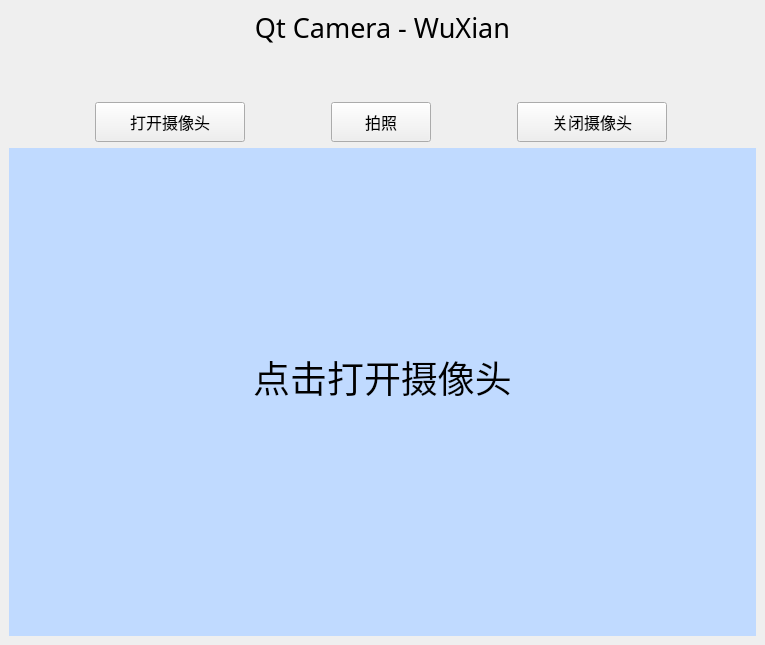
<?xml version="1.0" encoding="UTF-8"?>
<ui version="4.0">
 <class>MainWindow</class>
 <widget class="QMainWindow" name="MainWindow">
  <property name="windowModality">
   <enum>Qt::NonModal</enum>
  </property>
  <property name="geometry">
   <rect>
    <x>0</x>
    <y>0</y>
    <width>765</width>
    <height>645</height>
   </rect>
  </property>
  <property name="minimumSize">
   <size>
    <width>765</width>
    <height>645</height>
   </size>
  </property>
  <property name="maximumSize">
   <size>
    <width>16777215</width>
    <height>16777215</height>
   </size>
  </property>
  <property name="windowTitle">
   <string>Qt-Camera （思绪无限）</string>
  </property>
  <property name="windowIcon">
   <iconset resource="icon.qrc">
    <normaloff>:/newPrefix/pic/pai.png</normaloff>:/newPrefix/pic/pai.png</iconset>
  </property>
  <property name="toolTip">
   <string/>
  </property>
  <property name="autoFillBackground">
   <bool>false</bool>
  </property>
  <property name="tabShape">
   <enum>QTabWidget::Rounded</enum>
  </property>
  <widget class="QWidget" name="centralwidget">
   <layout class="QHBoxLayout" name="horizontalLayout_2">
    <item>
     <layout class="QVBoxLayout" name="verticalLayout" stretch="0,0,5">
      <item>
       <widget class="QLabel" name="label">
        <property name="sizePolicy">
         <sizepolicy hsizetype="MinimumExpanding" vsizetype="Preferred">
          <horstretch>0</horstretch>
          <verstretch>0</verstretch>
         </sizepolicy>
        </property>
        <property name="font">
         <font>
          <family>华文隶书</family>
          <pointsize>20</pointsize>
         </font>
        </property>
        <property name="text">
         <string>Qt Camera - WuXian</string>
        </property>
        <property name="alignment">
         <set>Qt::AlignCenter</set>
        </property>
       </widget>
      </item>
      <item>
       <layout class="QHBoxLayout" name="horizontalLayout" stretch="1,1,1">
        <property name="spacing">
         <number>0</number>
        </property>
        <property name="sizeConstraint">
         <enum>QLayout::SetDefaultConstraint</enum>
        </property>
        <property name="topMargin">
         <number>50</number>
        </property>
        <item>
         <widget class="QPushButton" name="pushButton_open">
          <property name="minimumSize">
           <size>
            <width>100</width>
            <height>40</height>
           </size>
          </property>
          <property name="maximumSize">
           <size>
            <width>150</width>
            <height>40</height>
           </size>
          </property>
          <property name="font">
           <font>
            <family>华文彩云</family>
            <pointsize>12</pointsize>
           </font>
          </property>
          <property name="toolTip">
           <string>点击打开摄像头</string>
          </property>
          <property name="text">
           <string>打开摄像头</string>
          </property>
          <property name="icon">
           <iconset resource="icon.qrc">
            <normaloff>:/newPrefix/pic/g1.png</normaloff>:/newPrefix/pic/g1.png</iconset>
          </property>
         </widget>
        </item>
        <item>
         <widget class="QPushButton" name="pushButton_take">
          <property name="sizePolicy">
           <sizepolicy hsizetype="Fixed" vsizetype="Fixed">
            <horstretch>0</horstretch>
            <verstretch>0</verstretch>
           </sizepolicy>
          </property>
          <property name="minimumSize">
           <size>
            <width>100</width>
            <height>40</height>
           </size>
          </property>
          <property name="maximumSize">
           <size>
            <width>100</width>
            <height>40</height>
           </size>
          </property>
          <property name="font">
           <font>
            <family>华文彩云</family>
            <pointsize>12</pointsize>
           </font>
          </property>
          <property name="toolTip">
           <string>点击拍照</string>
          </property>
          <property name="text">
           <string>拍照</string>
          </property>
          <property name="icon">
           <iconset resource="icon.qrc">
            <normaloff>:/newPrefix/pic/pai.png</normaloff>:/newPrefix/pic/pai.png</iconset>
          </property>
         </widget>
        </item>
        <item>
         <widget class="QPushButton" name="pushButton_close">
          <property name="minimumSize">
           <size>
            <width>100</width>
            <height>40</height>
           </size>
          </property>
          <property name="maximumSize">
           <size>
            <width>150</width>
            <height>40</height>
           </size>
          </property>
          <property name="font">
           <font>
            <family>华文彩云</family>
            <pointsize>12</pointsize>
           </font>
          </property>
          <property name="toolTip">
           <string>点击关闭摄像头</string>
          </property>
          <property name="text">
           <string>关闭摄像头</string>
          </property>
          <property name="icon">
           <iconset resource="icon.qrc">
            <normaloff>:/newPrefix/pic/down.png</normaloff>:/newPrefix/pic/down.png</iconset>
          </property>
         </widget>
        </item>
       </layout>
      </item>
      <item>
       <widget class="QLabel" name="label_face">
        <property name="sizePolicy">
         <sizepolicy hsizetype="Expanding" vsizetype="Expanding">
          <horstretch>0</horstretch>
          <verstretch>0</verstretch>
         </sizepolicy>
        </property>
        <property name="minimumSize">
         <size>
          <width>180</width>
          <height>40</height>
         </size>
        </property>
        <property name="maximumSize">
         <size>
          <width>16777215</width>
          <height>16777215</height>
         </size>
        </property>
        <property name="font">
         <font>
          <family>楷体</family>
          <pointsize>16</pointsize>
         </font>
        </property>
        <property name="layoutDirection">
         <enum>Qt::LeftToRight</enum>
        </property>
        <property name="styleSheet">
         <string notr="true">background-color: rgb(192, 218, 255);</string>
        </property>
        <property name="text">
         <string>&lt;html&gt;&lt;head/&gt;&lt;body&gt;&lt;p align=&quot;center&quot;&gt;&lt;img src=&quot;:/newPrefix/pic/Hint.png&quot;/&gt;&lt;span style=&quot; font-size:28pt;&quot;&gt;点击打开摄像头&lt;/span&gt;&lt;br/&gt;&lt;/p&gt;&lt;/body&gt;&lt;/html&gt;</string>
        </property>
        <property name="alignment">
         <set>Qt::AlignCenter</set>
        </property>
       </widget>
      </item>
     </layout>
    </item>
   </layout>
  </widget>
  <action name="actionGoogle_Translate">
   <property name="text">
    <string>Google Translate</string>
   </property>
  </action>
  <action name="actionHTML_type">
   <property name="text">
    <string>HTML type</string>
   </property>
  </action>
  <action name="actionsoftware_version">
   <property name="text">
    <string>software version</string>
   </property>
  </action>
 </widget>
 <resources>
  <include location="icon.qrc"/>
 </resources>
 <connections/>
</ui>
